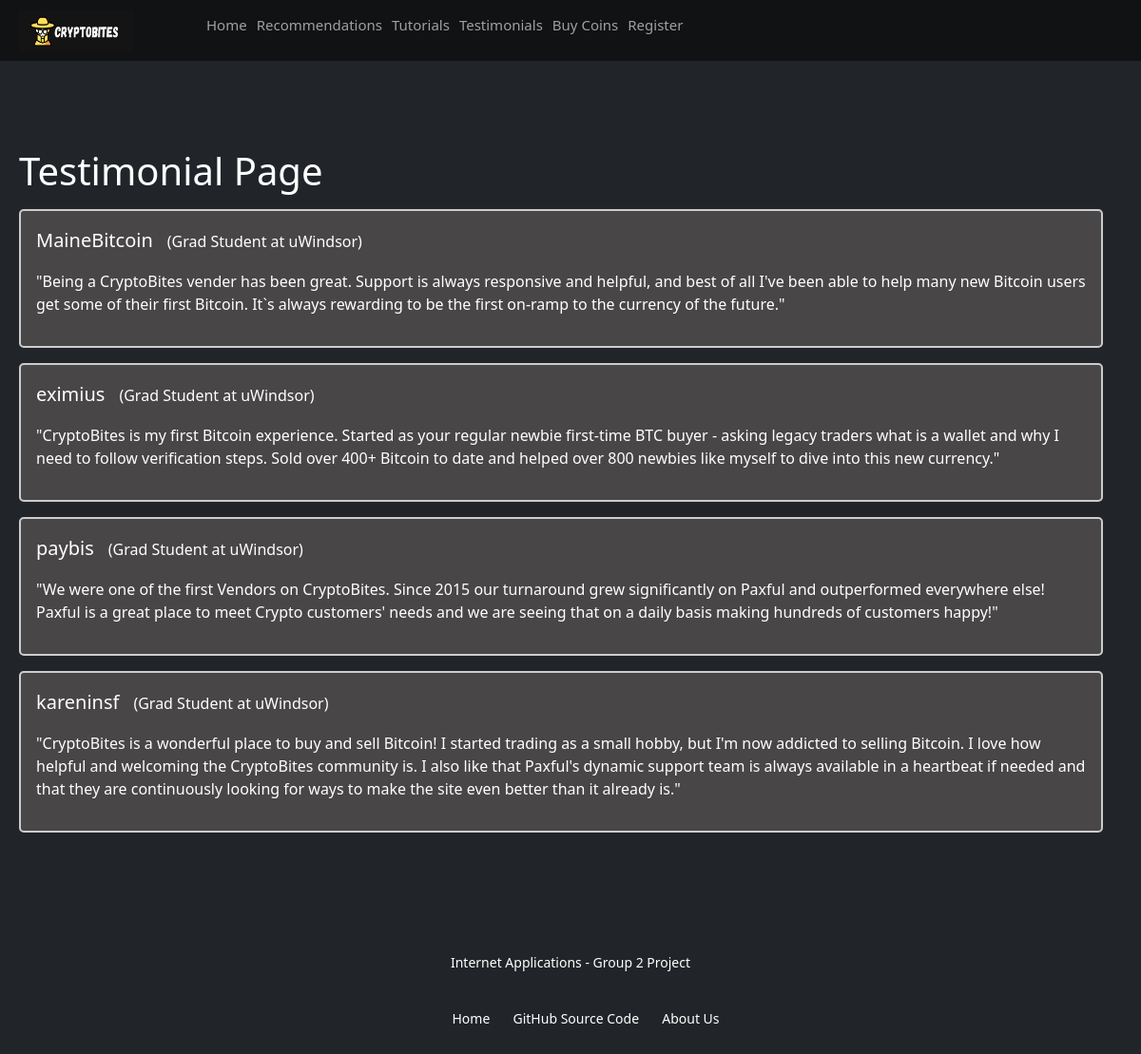
Screenshot of /testimonial with the database file from the repository.
### crypto/models.py (models this page shows, shortened)
class Testimonial(models.Model):
    name = models.CharField(max_length=50)
    feedback = models.TextField(max_length=1000)

### crypto/views.py (the view)
# urls.py: path('testimonial', views.testimonial, name='testimonial'),
def testimonial(request):
    data = Testimonial.objects.all()
    return render(request, 'testimonials.html', {'data': data})

### templates/testimonials.html (shortened to what this page needs)
{% extends 'base.html' %}
{% load static %}
{% block body %}
    <main class="content">
        <div class="single">
            <h1>Testimonial Page</h1>
            {% if data %}
                {% for st in data %}
                    <div class="container">
                        <p><span>{{ st.name }}</span>(Grad Student at uWindsor)</p>
                        <p>"{{ st.feedback }}"</p>
                    </div>
                {% endfor %}
            {% else %}
                <h1>No Data</h1>
            {% endif %}
        </div>
    </main>
{% endblock body %}

### templates/base.html (shortened to what this page needs)
<!DOCTYPE html>
{% load static %}
<html lang="en">
<head>
    <link rel="stylesheet" type="text/css" href="{% static 'css/styles.css' %}">
    <link href="https://cdn.jsdelivr.net/npm/bootstrap@5.0.0/dist/css/bootstrap.min.css" rel="stylesheet"
>
</head>
<body>
<div class="wrapper">
    <header class="header">
        <figure class="logo"><a href="/"><img src="{% static 'img/logo.png' %}" width="50px" height="60px"
                                              alt="Logo"></a></figure>
        <nav class="menu">
            <ul>
                <li><a href="http://127.0.0.1:8000/">Home</a></li>
                <li><a href="{% url 'recommendation' %}">Recommendations</a>
                </li>
                <li><a href="{% url 'tutorial' %}">Tutorials</a>
                </li>
                <li><a href="{% url 'testimonial' %}">Testimonials</a>
                </li>
                <li><a href="{% url 'order' %}">Buy Coins</a>
                </li>
                <li><a href="{% url 'register' %}">Register</a>
                </li>
            </ul>
        </nav>
    </header>
    <br>
    <br><br>
    <br>
    {% block body %}
    {% endblock body %}
    <footer class="footer">
        <div class="copyright"><p>Internet Applications - Group 2 Project</p></div>
        <div class="footermenu">
            <ul>
                <li><a href="{% url 'index' %}">Home</a></li>
                <li><a href="https://github.com/avinash770">GitHub Source Code</a></li>
                <li><a href="{% url 'aboutus' %}">About Us</a></li>
            </ul>
        </div>
        <div class="tags">
        </div>
    </footer>
</div>
</body>
</html>

### crypto/static/css/styles.css (style rules this page uses)
html, body, div, span, applet, object, iframe, h1, h2, h3, h4, h5, h6, p, blockquote, pre, a, abbr, acronym, address, big, cite, code, del, dfn, em, font, img, ins, kbd, q, s, samp, small, strike, strong, sub, sup, tt, var, b, u, i, center, dl, dt, dd, ol, ul, li, fieldset, form, label, legend, table, caption, tbody, tfoot, thead, tr, th, td { background: transparent; border: 0; margin: 0; padding: 0; vertical-align: baseline; }
body { line-height: 1; }
h1, h2, h3, h4, h5, h6 { clear: both; font-weight: normal; }
ol, ul { list-style: none; }
a img { border: none; }
body { font-family: arial, sans-serif; background-color: #191919; position: relative; height: 100%; }
.wrapper { float: left; width: 100%; position: relative; }
.content { float: left; width: 100%; }
.header { position: absolute; top: 0; right: 0; left: 0; background-color: rgba(0, 0, 0, 0.5); z-index: 999; }
.logo { float: left; margin: 0 20px; padding: 0; }
.logo img { float: left; max-width: 120px; width: 100%; padding: 10px 0; }
.menu { float: left; }
.menu > ul { float: left; margin: 0 20px; }
.menu > ul > li { list-style: none; float: left; position: relative; cursor: pointer; }
.menu > ul > li > a { float: left; text-decoration: none; color: #a0a0a0; font-size: 15px; padding: 15px 5px; }
.footer { float: left; width: 100%; margin: 30px 0 0 0; text-align: center; }
.copyright { float: left; width: 100%; text-align: center; color: #fff; font-size: 14px; padding: 20px 0; }
.footermenu { float: left; width: 100%; text-align: center; }
.footermenu ul { float: left; width: 100%; text-align: center; }
.footermenu ul li { display: inline; list-style: none; padding: 0 10px; }
.footermenu ul li a { text-decoration: none; color: #fff; font-size: 14px; }
.tags { float: left; width: 100%; text-align: center; padding: 30px 0 100px 0; }
p { color: #ffffff; }
.single { max-width: 1200px; width: 100%; margin: 50px auto; padding: 10px; width: calc(100% - 20px); }

### templates/base.html (style rules this page uses)
body { background-color: #212529; color: white; }
img { height: 4rem; width: 4rem; }

### templates/testimonials.html (style rules this page uses)
.container { border: 2px solid #ccc; background-color: #484646; border-radius: 5px; padding: 16px; margin: 16px 0; }
.container::after { content: ""; clear: both; display: table; }
.container span { font-size: 20px; margin-right: 15px; }

### rows the page displays
Testimonial: name "MaineBitcoin", feedback "Being a CryptoBites vender has been great. Support is always responsive and helpful, and best of all I've been able to help many new Bitcoin users get some of their first Bitcoin. It`s always rewarding to be the first on-ramp to the currency of the future."
Testimonial: name "eximius", feedback "CryptoBites is my first Bitcoin experience. Started as your regular newbie first-time BTC buyer - asking legacy traders what is a wallet and why I need to follow verification steps. Sold over 400+ Bitcoin to date and helped over 800 newbies like myself to dive into this new currency."
Testimonial: name "paybis", feedback "We were one of the first Vendors on CryptoBites. Since 2015 our turnaround grew significantly on Paxful and outperformed everywhere else! Paxful is a great place to meet Crypto customers' needs and we are seeing that on a daily basis making hundreds of customers happy!"
Testimonial: name "kareninsf", feedback "CryptoBites is a wonderful place to buy and sell Bitcoin! I started trading as a small hobby, but I'm now addicted to selling Bitcoin. I love how helpful and welcoming the CryptoBites community is. I also like that Paxful's dynamic support team is always available in a heartbeat if needed and that they are continuously looking for ways to make the site even better than it already is."
